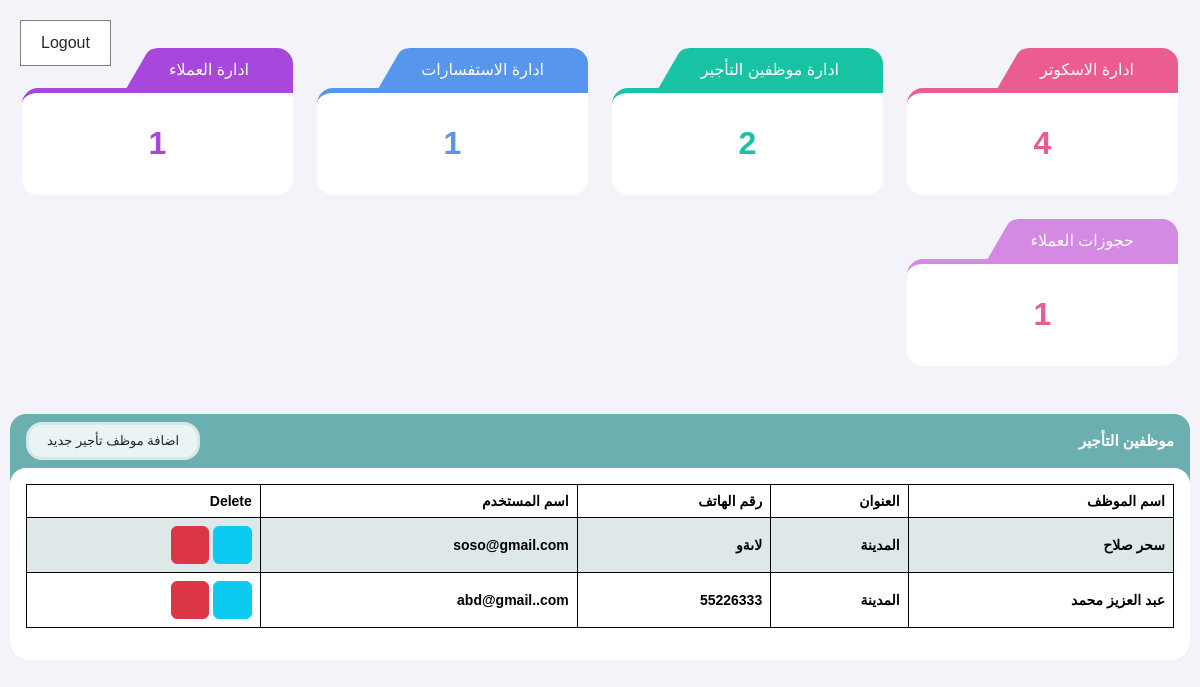
Page /admin/rentEmployee.php (signed in) on the earlier database version.
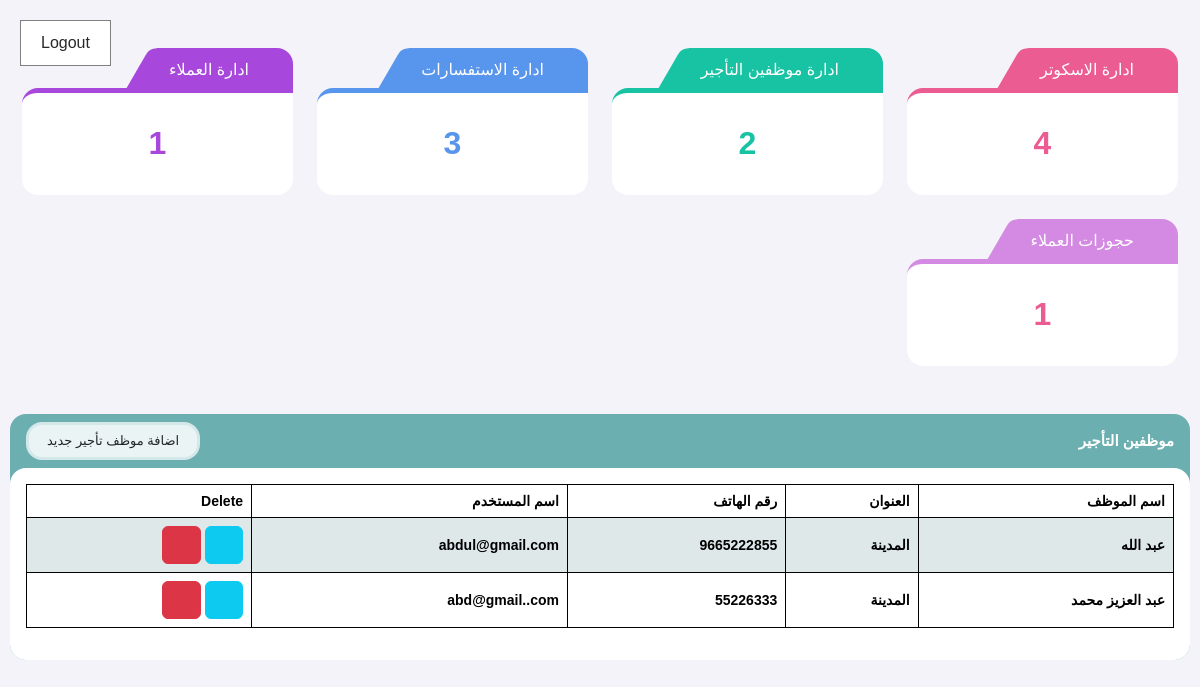
Same page on the later database version.
### tables this page shows
CREATE TABLE `rent_employee` (
  `employee_id` int(10) NOT NULL,
  `employee_name` varchar(300) NOT NULL,
  `employee_mail` varchar(300) NOT NULL,
  `employee_password` varchar(300) NOT NULL,
  `employee_phone` varchar(300) NOT NULL,
  `employee_address` varchar(300) NOT NULL
);

### helper.php (called while the page is built, shortened)
<?php
if (!function_exists('runQuery')) {
    function runQuery($query)
    {
        $servername = "localhost";
        $username = "root";
        $password = "";
        $database = "scooters";
        $conn = new mysqli($servername, $username, $password, $database);
        $conn->set_charset("utf8");
        return $conn->query($query);
    }
}

### admin/rentEmployee.php (the view, shortened to what the changed rows need)
<?php
require('../helper.php');
$selectEmployeeSql = 'SELECT * FROM rent_employee order by employee_id DESC';
$selectEmployeeResult = runQuery($selectEmployeeSql);
?>
<!doctype html>
<html lang="ar" data-layout="vertical" data-topbar="light" data-sidebar="dark" data-sidebar-size="lg"
      data-sidebar-image="none">
<head>
    <?php
    include_once 'layout/assets/css.php';
    ?>
<body>
<content>
    <?php
    include_once 'layout/inc/counter.php';
    ?>
    <section class="tableSection">
        <div class="tableDiv">
            <table id="table" class="table datatable table-bordered dt-responsive nowrap table-striped align-middle">
                <thead>
                <tr>
                    <th> اسم الموظف </th>
                    <th>العنوان</th>
                    <th> رقم الهاتف </th>
                    <th> اسم المستخدم </th>
                    <th>Delete</th>
                </tr>
                </thead>
                <tbody>
                <?php
                if ($selectEmployeeResult->num_rows > 0) {
                    while ($row = $selectEmployeeResult->fetch_assoc()) {
                        ?>
                        <tr>
                            <th><?php echo $row['employee_name'] ?></th>
                            <th><?php echo $row['employee_address'] ?></th>
                            <th><?php echo $row['employee_phone'] ?></th>
                            <th><?php echo $row['employee_mail'] ?></th>
                            <th>
                                <button class="btn btn-info" data-bs-toggle="modal"
                                        data-bs-target="#editModal<?php echo $row['employee_id'] ?>"><i
                                            class="fa-light fa-edit"></i></button>
                                <a href="?method=DELETE&id=<?php echo $row['employee_id'] ?>"
                                   class="btn btn-danger confirmation"><i class="fa-light fa-trash"></i></a>
                            </th>
                        </tr>
                        <?php
                    }
                }
                ?>
                </tbody>
            </table>
        </div>
    </section>
</content>
</body>
</html>

### admin/layout/inc/counter.php (shortened to what the changed rows need)
<?php
$sqlAllScooters = "SELECT COUNT(scooter_id) AS countAllScooters FROM scooter";
$countAllScootersResult = runQuery($sqlAllScooters);
$countAllScooters = 0;
if ($countAllScootersResult->num_rows > 0) {
    $row = $countAllScootersResult->fetch_assoc();
    $countAllScooters = $row['countAllScooters'];
}
$sqlAllCustomers = "SELECT COUNT(cust_id) AS countAllCustomers FROM customer";
$countAllCustomersResult = runQuery($sqlAllCustomers);
$countAllCustomers = 0;
if ($countAllCustomersResult->num_rows > 0) {
    $custrow = $countAllCustomersResult->fetch_assoc();
    $countAllCustomers = $custrow['countAllCustomers'];
}
$sqlAllReservations = "SELECT COUNT(reservation_id) AS countAllReservations FROM reservations";
$countAllReservationsResult = runQuery($sqlAllReservations);
$countAllReservations = 0;
if ($countAllReservationsResult->num_rows > 0) {
    $reserveRow = $countAllReservationsResult->fetch_assoc();
    $countAllReservations = $reserveRow['countAllReservations'];
}
$sqlAllEmp = "SELECT COUNT(employee_id) AS countAllEmps FROM rent_employee";
$countAllEmpsResult = runQuery($sqlAllEmp);
$countAllEmps = 0;
$sqlAllQuestions = "SELECT * FROM questions ";
$countAllQuesResult = runQuery($sqlAllQuestions);
if ($countAllEmpsResult->num_rows > 0) {
    $row = $countAllEmpsResult->fetch_assoc();
    $countAllEmps = $row['countAllEmps'];
}
?>
<section class="statisticsSection">
    <div class="row g-4">
        <a href="index.php" class="statistic col-sm-6 col-md-4 col-lg-3">
            <div class="body">
                <h1 class="odometer"
                    data-count="<?php echo $countAllScooters; ?>"><?php echo $countAllScooters; ?></h1>
            </div>
        </a>
        <a href="rentEmployee.php" class="statistic col-sm-6 col-md-4 col-lg-3">
            <div class="body">
                <h1 class="odometer" data-count="<?php echo $countAllEmps ?? 0; ?>"><?php echo $countAllEmps ?? 0; ?></h1>
            </div>
        </a>
        <a href="questions.php" class="statistic col-sm-6 col-md-4 col-lg-3">
            <div class="body">
                <h1 class="odometer"
                   data-count="<?php echo $countAllQuesResult->num_rows ?? 0; ?>"><?php echo $countAllQuesResult->num_rows ?? 0; ?></h1>
            </div>
        </a>
		     <a href="customers.php" class="statistic col-sm-6 col-md-4 col-lg-3">
            <div class="body">
                <h1 class="odometer"
                    data-count="<?php echo $countAllCustomers;?>"><?php echo $countAllCustomers; ?></h1>
            </div>
        </a>
		  <a href="reservation.php" class="statistic col-sm-6 col-md-4 col-lg-3">
            <div class="body">
                <h1 class="odometer"
                    data-count="<?php echo $countAllReservations; ?>"><?php echo $countAllReservations; ?></h1>
            </div>
        </a>
    </div>
</section>

Differences in the rows shown:
removed rent_employee: employee_name "سحر صلاح", employee_address "المدينة", employee_phone "لاىةو", employee_mail "soso@gmail.com"
added rent_employee: employee_name "عبد الله", employee_address "المدينة", employee_phone "9665222855", employee_mail "abdul@gmail.com"
Other differences:
$countAllQuesResult->num_rows: "1" → "3"
